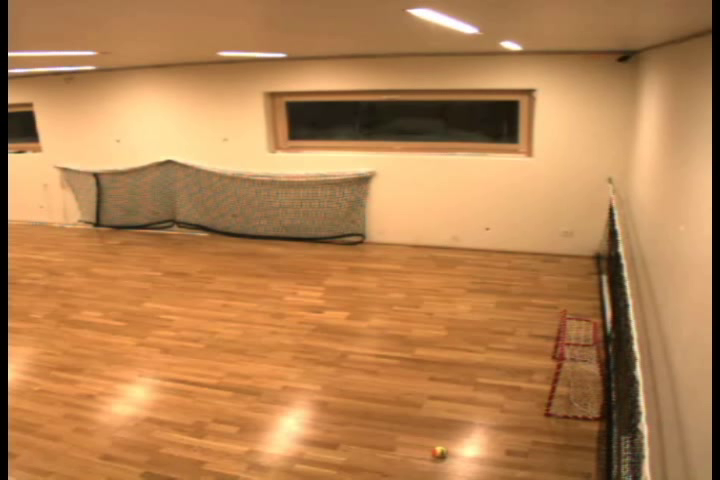
#> input picture frame 25 of Anexos, Imagens e Videos/bouncingBall.avi, 720 x 480 px
$ python motionTracking.py
#> lines starting #> are read from the running program, lines starting #| are printed output that depends on the picture
# Written by Kyle Hounslow, December 2013
# Ported to Python by Cláudio Eduardo Góes, October 2022
# Permission is hereby granted, free of charge, to any person obtaining a copy of this software and associated documentation files (the "Software")
# , to deal in the Software without restriction, including without limitation the rights to use, copy, modify, merge, publish, distribute, sublicense,
# and/or sell copies of the Software, and to permit persons to whom the Software is furnished to do so, subject to the following conditions:

# The above copyright notice and this permission notice shall be included in all copies or substantial portions of the Software.

# THE SOFTWARE IS PROVIDED "AS IS", WITHOUT WARRANTY OF ANY KIND, EXPRESS OR IMPLIED, INCLUDING BUT NOT LIMITED TO THE WARRANTIES OF MERCHANTABILITY,
# FITNESS FOR A PARTICULAR PURPOSE AND NONINFRINGEMENT. IN NO EVENT SHALL THE AUTHORS OR COPYRIGHT HOLDERS BE LIABLE FOR ANY CLAIM, DAMAGES OR OTHER
# LIABILITY, WHETHER IN AN ACTION OF CONTRACT, TORT OR OTHERWISE, ARISING FROM, OUT OF OR IN CONNECTION WITH THE SOFTWARE OR THE USE OR OTHER DEALINGS
# IN THE SOFTWARE.

import cv2 as cv
from pathlib import Path
import numpy as np

# our sensitivity value to be used in the absdiff() function
SENSITIVITY_VALUE = 20
# size of blur used to smooth the intensity image output from absdiff() function
BLUR_SIZE = 10

# [44 lines left out: function searchForMovement, not called in this run]

def finaliza(mostraVideo):
    cv.destroyAllWindows()
    mostraVideo.release()

if __name__ == '__main__':
    cv.namedWindow('Difference Image',cv.WINDOW_FREERATIO)
    cv.namedWindow('Threshold Image',cv.WINDOW_FREERATIO)
    cv.namedWindow('Final Threshold Image',cv.WINDOW_FREERATIO)
    caminhoImagem = Path('Anexos, Imagens e Videos/bouncingBall.avi')
    mostraVideo = cv.VideoCapture(str(caminhoImagem))
    # Guarda os frames por segundo do vídeo
    fps = int(1000 / mostraVideo.get(cv.CAP_PROP_FPS))
    frame_counter = 0
    # some boolean variables for added functionality
    objectDetected = False
    # these two can be toggled by pressing 'd' or 't'
    debugMode = True
    trackingEnabled = False
    # pause and resume code
    pausar = False
    # set up the matrices that we will need
    # the two frames we will be comparing
    frame1:np.ndarray;frame2:np.ndarray
    # their grayscale images (needed for absdiff() function)
    grayImage1:np.ndarray;grayImage2:np.ndarray
    #resulting difference image
    differenceImage:np.ndarray
    # thresholded difference image (for use in findContours() function)
    thresholdImage:np.ndarray
    # video capture object.
    frame = np.ndarray
    while mostraVideo.isOpened():
        frame_counter += 2

        if (frame_counter == (mostraVideo.get(cv.CAP_PROP_FRAME_COUNT)-1)):
            frame_counter = 0
            mostraVideo.set(cv.CAP_PROP_POS_FRAMES, 0) # Set de video frame back to 0
        else:
            #read first frame
            sucess1, frame1 = mostraVideo.read()
#> frame1 is the input picture: shape (480, 720, 3); mean B, G, R 79.8, 129.4, 182.1
            #convert frame1 to gray scale for frame differencing
            grayImage1 = cv.cvtColor(frame1,cv.COLOR_BGR2GRAY)
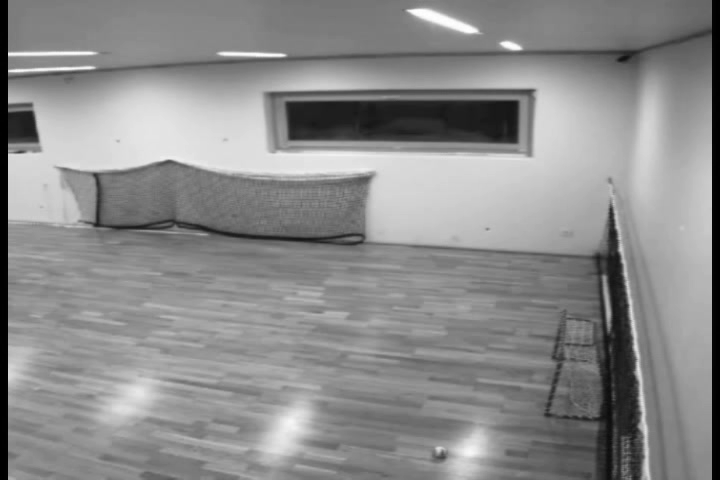
#> grayImage1: shape (480, 720); min 0, max 255, mean 139.5
            #copy second frame
            sucess2, frame2 = mostraVideo.read()
            #convert frame2 to gray scale for frame differencing
            grayImage2 = cv.cvtColor(frame2,cv.COLOR_BGR2GRAY)
            #perform frame differencing with the sequential images. This will output an "intensity image"
            #do not confuse this with a threshold image, we will need to perform thresholding afterwards.
            differenceImage=cv.absdiff(grayImage1,grayImage2)
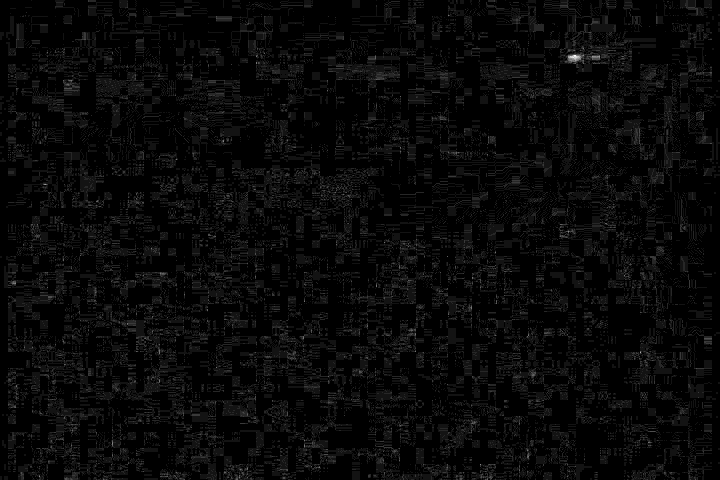
#> differenceImage: shape (480, 720); min 0, max 13, mean 0.442; drawn with min black and max white
            #threshold intensity image at a given sensitivity value
            _, thresholdImage = cv.threshold(differenceImage,SENSITIVITY_VALUE,255,cv.THRESH_BINARY)
#> thresholdImage: shape (480, 720); every value is 0
            if(debugMode==True):
                #show the difference image and threshold image
                cv.imshow("Difference Image",differenceImage)
                cv.imshow("Threshold Image", thresholdImage)
            else:
                #if not in debug mode, destroy the windows so we don't see them anymore
                cv.destroyWindow("Difference Image")
                cv.destroyWindow("Threshold Image")

            #blur the image to get rid of the noise. This will output an intensity image
            thresholdImage= cv.blur(thresholdImage,(BLUR_SIZE,BLUR_SIZE))
            #threshold again to obtain binary image from blur output
            _, thresholdImage = cv.threshold(thresholdImage,SENSITIVITY_VALUE,255,cv.THRESH_BINARY)
            if(debugMode==True):
                #show the threshold image after it's been "blurred"
                cv.imshow("Final Threshold Image",thresholdImage)

            else:
                #if not in debug mode, destroy the windows so we don't see them anymore
                cv.destroyWindow("Final Threshold Image")

            #if tracking enabled, search for contours in our thresholded image
            if(trackingEnabled):
                searchForMovement(thresholdImage,frame1)

            #show our captured frame
            cv.imshow("Output",frame1)
            #check to see if a button has been pressed.
            #this 10ms delay is necessary for proper operation of this program
            #if removed, frames will not have enough time to referesh and a blank
            #image will appear.
            tecla = cv.waitKey(fps)
#> (key Esc is pressed here)
            #print(tecla)
            if tecla == 27: #'esc' key has been pressed, exit program.
                finaliza(mostraVideo)
            elif tecla == 116: #'t' has been pressed. this will toggle tracking
                trackingEnabled = not trackingEnabled
                if(trackingEnabled == False):
                    print("Tracking disabled.")
                else:
                    print("Tracking enabled.")
            elif tecla == 100: #'d' has been pressed. this will debug. mode
                debugMode = not debugMode
                if(debugMode == False):
                    print("Debug mode disabled.")
                else:
                    print("Debug mode enabled.")
            elif tecla == 112: #'p' has been pressed. this will pause/resume the code.
                pausar = not pausar
                if(pausar == True):
                    print("Code paused, press 'p' again to resume")
                    while (pausar == True):
                        #stay in this loop until
                        valor = cv.waitKey()
                        if valor==112:
                            #change pause back to false
                            pausar = False
                            print("Code Resumed")
